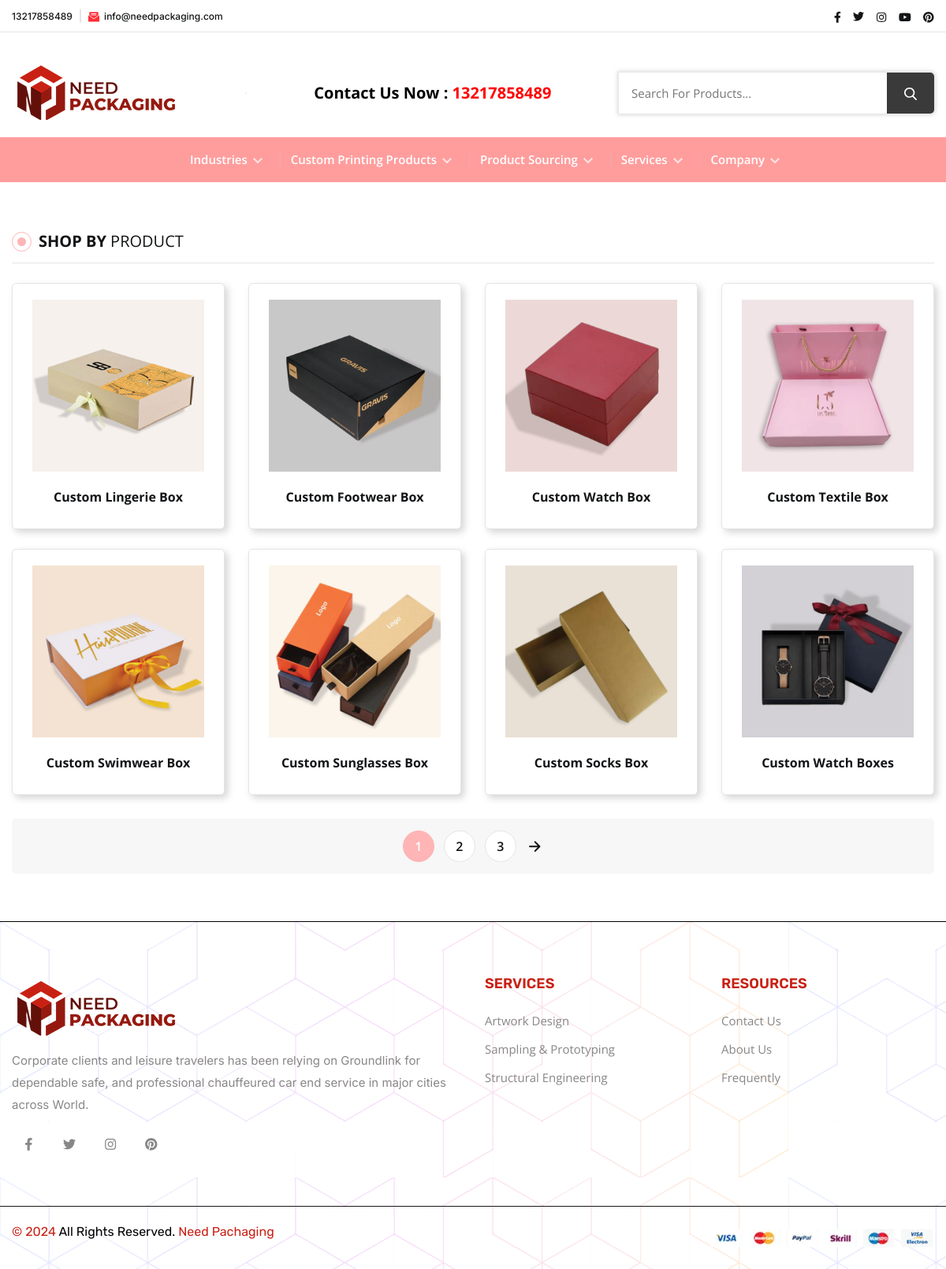
The page /product.php on the database its author committed.
### tables this page shows
CREATE TABLE `products` (
  `id` int(11) NOT NULL,
  `product_name` varchar(100) NOT NULL,
  `product_short_desc` varchar(500) NOT NULL,
  `product_long_desc` varchar(1000) NOT NULL,
  `product_industry` int(11) NOT NULL,
  `product_style` int(11) NOT NULL,
  `product_material` int(11) NOT NULL,
  `product_img` varchar(100) NOT NULL,
  `tags` varchar(100) NOT NULL
);

### product.php (the view, shortened to what this page needs)
<?php
include('header.php');
$products_per_page = 8;
$page = isset($_GET['page']) && is_numeric($_GET['page']) ? (int) $_GET['page'] : 1;
$offset = ($page - 1) * $products_per_page;
$query = "SELECT * FROM products WHERE 1=1";
try {
    $count_query = "SELECT COUNT(*) FROM products WHERE 1=1";
    $count_stmt = $pdo->prepare($count_query);
    $count_stmt->execute();
    $total_products = $count_stmt->fetchColumn();
    $total_pages = ceil($total_products / $products_per_page);
    $query .= " LIMIT $products_per_page OFFSET $offset";
    $stmt = $pdo->prepare($query);
    $stmt->execute();
    $allProducts = $stmt->fetchAll(PDO::FETCH_ASSOC);
    if (count($allProducts) > 0) {
?>
        <div class="shop__section section--padding">
            <div class="container">
                <div class="row">
                    <div class="col-xl-12 col-lg-12 shop-col-width-lg-12">
                        <div class="shop__right--sidebar">
                            <div class="section__heading border-bottom mb-30">
                                <h2 class="section__heading--maintitle">Shop By <span>Product</span></h2>
                            </div>
                            <div class="shop__product--wrapper">
                                <div class="tab_content">
                                    <div id="product_grid" class="tab_pane active show">
                                        <div class="product__section--inner">
                                            <div class="row mb--n30">
                                                <?php foreach ($allProducts as $product) { ?>
                                                    <div class="col-lg-3 col-md-3 col-sm-6 col-6 custom-col mb-30">
                                                        <article class="product__card">
                                                            <div class="product__card--thumbnail">
                                                                <a class="product__card--thumbnail__link display-block" href="product-details.php?id=<?php echo htmlspecialchars($product['id']); ?>">
                                                                    <img class="product__card--thumbnail__img" src="adminPanel/img/<?php echo $product['product_img']?>" alt="product-img">
                                                                </a>
                                                            </div>
                                                            <div class="product__card--content">
                                                                <h3 class="product__card--title"> <a href="product-details.php?id=<?php echo htmlspecialchars($product['id']); ?>"><?php echo htmlspecialchars($product['product_name']); ?></a></h3>
                                                            </div>
                                                        </article>
                                                    </div>
                                                <?php
                                                }
                                                ?>
                                            </div>
                                        </div>
                                    </div>
                            <?php
                        } else {
                            echo '<div class="notice">
                                    <h2 class="no-product">No products found matching the selected Category.</h2>
                                    </div>';
                        }
                    } catch (PDOException $e) {
                        echo "Error: " . $e->getMessage();
                    }
                            ?>
                                </div>
                                <div class="pagination__area">
                                    <nav class="pagination justify-content-center">
                                        <ul class="pagination__wrapper d-flex align-items-center justify-content-center">
                                            <?php
                                            $query_string = '';
                                            ?>
                                            <?php for ($i = 1; $i <= $total_pages; $i++): ?>
                                                <li class="pagination__list">
                                                    <a href="?page=<?php echo $i . $query_string; ?>" class="pagination__item<?php if ($i == $page) echo ' pagination__item--current'; ?>">
                                                        <?php echo $i; ?>
                                                    </a>
                                                </li>
                                            <?php endfor; ?>
                                            <?php if ($page < $total_pages): ?>
                                                <li class="pagination__list">
                                                    <a href="?page=<?php echo $page + 1 . $query_string; ?>" class="pagination__item--arrow link">
                                                        <svg xmlns="http://www.w3.org/2000/svg" width="22.51" height="20.443" viewBox="0 0 512 512">
                                                            <path fill="none" stroke="currentColor" stroke-linecap="round" stroke-linejoin="round" stroke-width="48" d="M268 112l144 144-144 144M392 256H100" />
                                                        </svg>
                                                    </a>
                                                </li>
                                            <?php endif; ?>
                                        </ul>
                                    </nav>
                                </div>
                            </div>
                        </div>
                    </div>
                </div>
            </div>
        </div>
        <?php
        include('footer.php');
        ?>

### rows shown on the page
products: product_img (picture), product_name "Custom Lingerie Box"
products: product_img (picture), product_name "Custom Footwear Box"
products: product_img (picture), product_name "Custom Watch Box"
products: product_img (picture), product_name "Custom Textile Box"
products: product_img (picture), product_name "Custom Swimwear Box"
products: product_img (picture), product_name "Custom Sunglasses Box"
products: product_img (picture), product_name "Custom Socks Box"
products: product_img (picture), product_name "Custom Watch Boxes"
